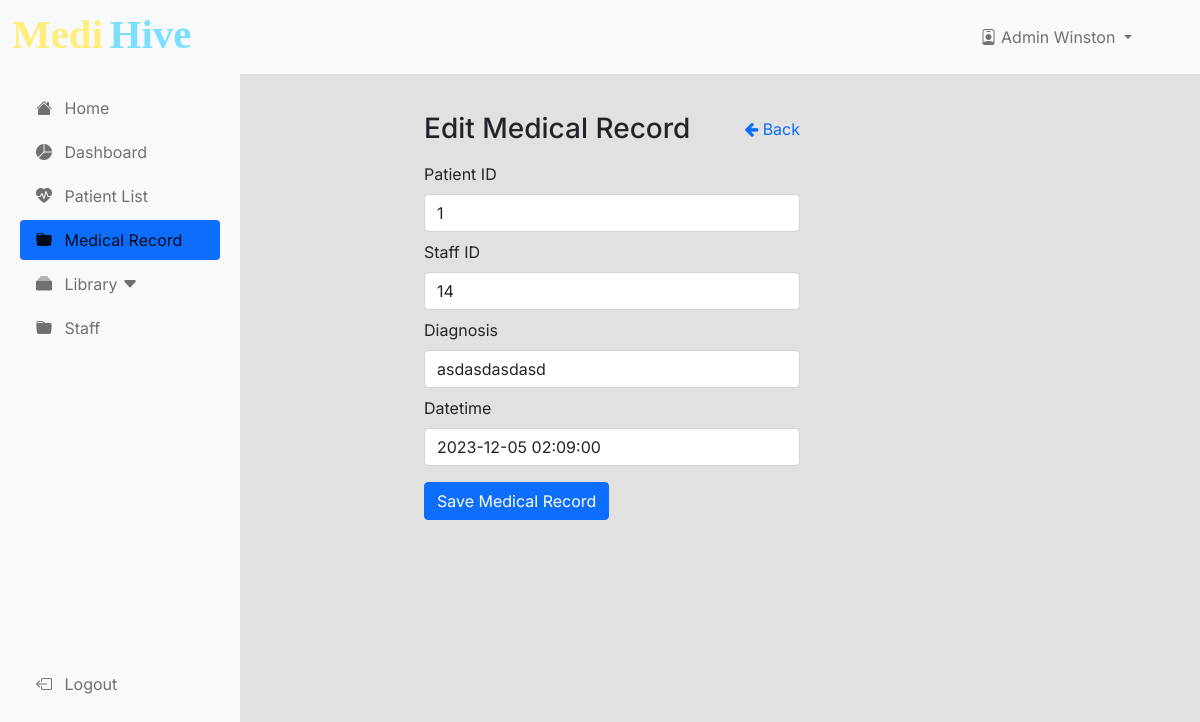
The page /pages/admin/editmedicalrecord.php?id=1 (signed in) on the database its author committed.
### tables this page shows
CREATE TABLE `medical_record` (
  `consultationID` int(11) NOT NULL,
  `patientID` int(11) NOT NULL,
  `staffID` int(11) NOT NULL,
  `datetime` datetime NOT NULL,
  `diagnosis` varchar(255) NOT NULL
);

### classes/medicalrecord.class.php (called while the page is built, shortened)
<?php
require_once 'database.php';
class MedicalRecord
{
    protected $db;
    function __construct()
    {
        $this->db = new Database();
    }
    function fetch($record_id)
    {
        $sql = "SELECT * FROM medical_record WHERE consultationID = :id;";
        $query = $this->db->connect()->prepare($sql);
        $query->bindParam(':id', $record_id);
        if ($query->execute()) {
            $data = $query->fetch();
        }
        return $data;
    }
}
?>

### classes/database.php (called while the page is built, shortened)
<?php
class Database {
    private $server = "localhost";
    private $dbname = 'medihive';
    private $user = "root";
    private $pass = '';
    private $connection;
    public function connect() {
        try{
            $this->connection = new PDO("mysql:host=$this->server;dbname=$this->dbname", $this->user, $this->pass);
            $this->connection->setAttribute(PDO::ATTR_ERRMODE, PDO::ERRMODE_EXCEPTION);
        } catch(PDOException $e) {
            die("Connection failed: " . $this->connection->connect_error);
        }
        return $this->connection;
    }
}
?>

### pages/admin/editmedicalrecord.php (the view, shortened to what this page needs)
<?php
    require_once '../../classes/medicalrecord.class.php';
    if(isset($_GET['id'])){
        $medicalrecord =  new MedicalRecord();
        $record = $medicalrecord->fetch($_GET['id']);
        $medicalrecord->patientID = $record['patientID'];
        $medicalrecord->staffID = $record['staffID'];
        $medicalrecord->diagnosis = $record['diagnosis'];
        $medicalrecord->datetime = $record['datetime'];
    }
?>
<!DOCTYPE html>
<html lang="en">
<?php
    require_once('db-head.php');
?>
<body>
    <?php
        require_once('../../classes/database.php');
        require_once('db-navbar.php');
    ?>
    <main>
        <div class="container-fluid">
            <div class="row">
                <?php
                    require_once('db-sidenav.php');
                ?>
                <main class="col-md-9 ms-sm-auto col-lg-10 px-md-4">
                    <div class="col-12 col-lg-6 d-flex justify-content-between align-items-center">
                        <h2 class="h3 brand-color pt-3 pb-2">Edit Medical Record</h2>
                        <a href="medical-record.php" class="text-primary text-decoration-none"><i class="fa fa-arrow-left" aria-hidden="true"></i> Back</a>
                    </div>
                    <div class="col-12 col-lg-6">
                        <form method="post" action="">
                            <div class="mb-2">
                                <label for="patientID" class="form-label">Patient ID</label>
                                <input type="text" class="form-control" id="patientID" name="patientID" required value="<?php if(isset($_POST['patientID'])) { echo $_POST['patientID']; }else if(isset($medicalrecord->patientID)) { echo $medicalrecord->patientID; } ?>">
                            </div>
                            <div class="mb-2">
                                <label for="staffID" class="form-label">Staff ID</label>
                                <input type="text" class="form-control" id="staffID" name="staffID" required value="<?php if(isset($_POST['staffID'])) { echo $_POST['staffID']; }else if(isset($medicalrecord->staffID)) { echo $medicalrecord->staffID; } ?>">
                            </div>
                            <div class="mb-2">
                                <label for="diagnosis" class="form-label">Diagnosis</label>
                                <input type="text" class="form-control" id="diagnosis" name="diagnosis" required value="<?php if(isset($_POST['diagnosis'])) { echo $_POST['diagnosis']; }else if(isset($medicalrecord->diagnosis)) { echo $medicalrecord->diagnosis; } ?>">
                            </div>
                            <div class="mb-2">
                                <label for="datetime" class="form-label">Datetime</label>
                                <input type="text" class="form-control" id="datetime" name="datetime" required value="<?php if(isset($_POST['datetime'])) { echo $_POST['datetime']; }else if(isset($medicalrecord->datetime)) { echo $medicalrecord->datetime; } ?>">
                            </div>
                            <button type="submit" name="save" class="btn btn-primary mt-2 mb-3 brand-bg-color" id="addMedicalRecordButton"> Save Medical Record</button>
                        </form>
                    </div>
                </main>
            </div>
        </div>
    </main>
</body>
</html>

### css/admins.css (style rules this page uses)
* { margin: 0; padding: 0; font-size: 1rem; box-sizing: border-box; font-family: "Inter", sans-serif; }
body { background-color: #e1e1e1; }
:root { --offcanvas-width: 240px; --topbarHeight: 9%; --topmainHeight: 8%; --formHeight: 30%; }
@media screen and (min-width: 992px) { body { overflow: auto !important; } }
@media screen and (min-width: 992px) { main { margin-top: var(--topmainHeight); margin-left: var(--offcanvas-width); } }
@media screen and (min-width:768px) { main { margin-top: 8%; } }

### rows shown on the page
medical_record: patientID "1", staffID "14", diagnosis "asdasdasdasd", datetime "2023-12-05 02:09:00"

### other values the page prints
$_SESSION['data']['role'] "Admin"
$_SESSION['data']['firstName'] "Winston"
